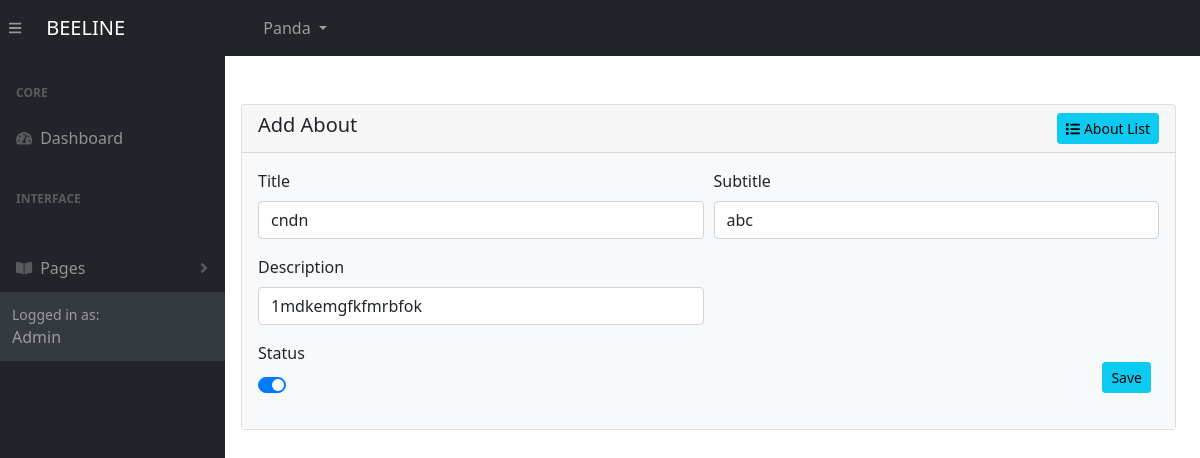
The page /admin/screens/pages/add-about.php?about_id=1 (signed in) on the database its author committed.
### tables this page shows
CREATE TABLE `users` (
  `user_id` int(11) NOT NULL,
  `user_name` varchar(50) DEFAULT NULL,
  `user_type` int(11) DEFAULT NULL,
  `email` varchar(255) DEFAULT NULL,
  `password` varchar(255) DEFAULT NULL,
  `user_image` varchar(100) NOT NULL,
  `status` int(11) DEFAULT NULL
);

CREATE TABLE `about` (
  `about_id` int(10) NOT NULL,
  `about_title` varchar(20) NOT NULL,
  `subtitle` varchar(50) NOT NULL,
  `description` varchar(500) NOT NULL,
  `status` int(10) NOT NULL
);

### class/cls_db.php (called while the page is built, shortened)
<?php
function make_connection() {
	return mysqli_connect( 'localhost', 'Zainab1', 'Zainab@25', 'beeline_db' );
}
function select( $Query ) {
	$conn         = make_connection();
	$result_array = mysqli_query( $conn, $Query );
	if ( empty( $result_array ) ) {
		return 0;
	} else {
		return $result_array;
	}
}

### admin/screens/configuration/conf-about.php (called while the page is built, shortened)
<?php
if ( isset( $_GET['about_id'] ) ) {
	$about_id = $_GET['about_id'];
	$about_Get_Query = "SELECT * FROM about where about_id= $about_id";
	$selected_array = select( $about_Get_Query );
	$record = mysqli_fetch_array( $selected_array );
	$about_title   = $record['about_title'];
	$subtitle      = $record['subtitle'];
	$description   = $record['description'];
} else {
	$about_title  = $subtitle = $description = '';
	$status = 1;
}
?>

### admin/screens/pages/add-about.php (the view, shortened to what this page needs)
<!DOCTYPE html>
<html lang="en-US" dir="ltr">
    <?php
		require '../../includes/header.php';
		require '../../../class/cls_db.php';
		require '../configuration/conf-about.php';
	?>
<body class="sb-nav-fixed">
    <?php require '../../includes/navbar.php';?>
    <div id="layoutSidenav">
      	<?php  require '../../includes/menu.php'; ?>
        <div id="layoutSidenav_content">
        	<main class="main" id="top">
        		<form method="POST" action="<?php echo $_SERVER['PHP_SELF']; ?>" enctype="multipart/form-data" class="validate">
					<div class="row no-gutters mt-5 ml-3 mr-3">
						<div class="col-lg-12 pr-lg-2">
							<div class="card mb-3 ">
								<div class="card-header d-flex justify-content-between">
									<h5 class="mb-0">Add About</h5>
									<a href="about-list.php">
										<button type="button" class="btn btn-sm btn-info"> <i class="fa fa-list"></i> About List</button>
									</a>
								</div>
								<div class="card-body bg-light">
									<div class="form-row">
										<div class="col-sm-6">
											<div class="form-group">
												<label for="field-name">Title</label>
												<input class="form-control" id="about_title" name="about_title" type="text" placeholder="Title" value="<?php echo $about_title; ?>" required>
											</div>
										</div>
									    <div class="col-sm-6">
											<div class="form-group">
											 	<label for="field-name"> Subtitle</label>
												<input class="form-control" id="subtitle" name="subtitle" type="text" placeholder="Subtitle" value="<?php echo $subtitle; ?>" required>
											</div>
										</div>
										<div class="col-sm-6">
											<div class="form-group">
												<label for="field-name"> Description</label>
												<input class="form-control" id="description" name="description" type="text" placeholder="Description" value="<?php echo $description; ?>" required>
											</div>
										</div>
									</div>
								<div class="row">
									<div class="col-12">
										<div class="row justify-content-between align-items-center">
											<div class="col-md">
												<div class="form-group">
													<label for="field-type">Status</label>
													<div class="custom-control custom-switch">
													</div>
												</div>
											</div>
											<div class="col-auto">
												<button type="submit" class="btn btn-info btn-sm mr-2">Save</button>
											</div>
										</div>
									</div>
								</div>
							</div>
						</div>
					</div>
			    </form>
	        </main>
	    </div>
	</div>
</body>
</html>

### admin/includes/navbar.php (shortened to what this page needs)
<?php
$admin_id    = $_SESSION['admin'];
$adminQuery  = "SELECT * FROM users WHERE user_id = $admin_id";
$adminArray  = select( $adminQuery );
$adminRecord = mysqli_fetch_array( $adminArray );
?>
<nav class="sb-topnav navbar navbar-expand navbar-dark bg-dark">
    <button class="btn btn-link btn-sm order-1 order-lg-0 me-4 me-lg-0" id="sidebarToggle" href="#!"><i class="fas fa-bars"></i></button>
    <a class="navbar-brand ps-3" href="home.php">BEELINE</a>
    <ul class="navbar-nav ms-auto ms-md-0 me-3 me-lg-4">
        <li class="nav-item dropdown">
            <a class="nav-link dropdown-toggle" id="navbarDropdown" href="#" role="button" data-bs-toggle="dropdown" aria-expanded="false"><?php echo $adminRecord['user_name']; ?> </a>
        </li>
    </ul>
</nav>

### rows shown on the page
users: user_name "Panda"
about: about_title "cndn", subtitle "abc", description "1mdkemgfkfmrbfok"
